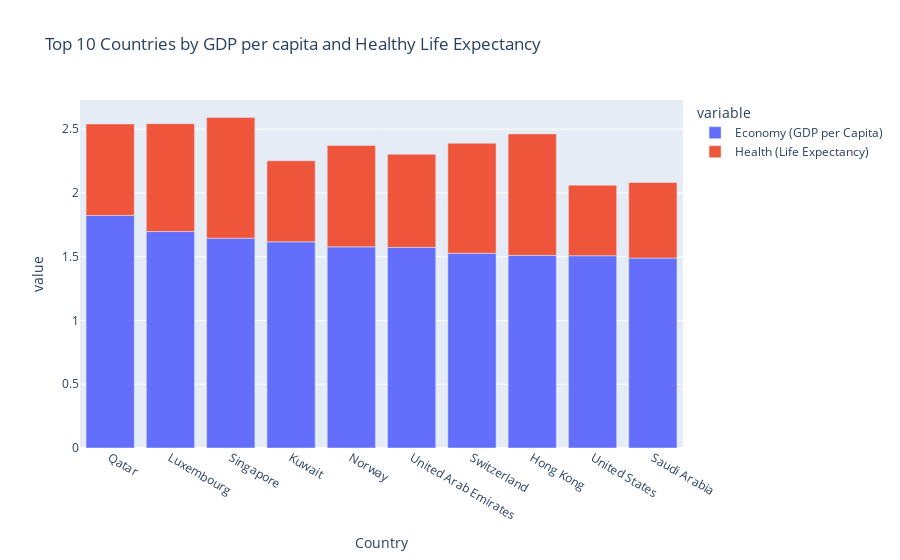

Write notebook code for a chart like this one.
### Code cell
import plotly.express as px

# Sort the dataframe by GDP per capita and Healthy Life Expectancy in descending order
df_sorted = df.sort_values(by=['Economy (GDP per Capita)', 'Health (Life Expectancy)'], ascending=False)

# Get the top 10 countries
top_10_countries = df_sorted.head(10)

#Identify the GDP per capita and Healthy Life Expectancy of the top 10 countries. 
# Create a bar chart using Plotly
fig1 = px.bar(top_10_countries, x='Country', y=['Economy (GDP per Capita)', 'Health (Life Expectancy)'], 
              title='Top 10 Countries by GDP per capita and Healthy Life Expectancy')

fig1.show()

### Figure 1 — Plotly figure (JSON) as saved in the notebook; plotly's stock layout.template omitted (floating-point values rounded to 4 significant figures)
{"data": [{"alignmentgroup": "True", "hovertemplate": "variable=Economy (GDP per Capita)<br>Country=%{x}<br>value=%{y}<extra></extra>", "legendgroup": "Economy (GDP per Capita)", "marker": {"color": "#636efa", "pattern": {"shape": ""}}, "name": "Economy (GDP per Capita)", "offsetgroup": "Economy (GDP per Capita)", "orientation": "v", "showlegend": true, "textposition": "auto", "type": "bar", "x": ["Qatar", "Luxembourg", "Singapore", "Kuwait", "Norway", "United Arab Emirates", "Switzerland", "Hong Kong", "United States", "Saudi Arabia"], "xaxis": "x", "y": [1.824, 1.698, 1.646, 1.617, 1.577, 1.574, 1.527, 1.511, 1.508, 1.49], "yaxis": "y"}, {"alignmentgroup": "True", "hovertemplate": "variable=Health (Life Expectancy)<br>Country=%{x}<br>value=%{y}<extra></extra>", "legendgroup": "Health (Life Expectancy)", "marker": {"color": "#EF553B", "pattern": {"shape": ""}}, "name": "Health (Life Expectancy)", "offsetgroup": "Health (Life Expectancy)", "orientation": "v", "showlegend": true, "textposition": "auto", "type": "bar", "x": ["Qatar", "Luxembourg", "Singapore", "Kuwait", "Norway", "United Arab Emirates", "Switzerland", "Hong Kong", "United States", "Saudi Arabia"], "xaxis": "x", "y": [0.7172, 0.8454, 0.9472, 0.6357, 0.7958, 0.7299, 0.863, 0.9528, 0.5533, 0.5927], "yaxis": "y"}], "layout": {"autosize": true, "barmode": "relative", "legend": {"title": {"text": "variable"}, "tracegroupgap": 0}, "title": {"text": "Top 10 Countries by GDP per capita and Healthy Life Expectancy"}, "xaxis": {"anchor": "y", "autorange": true, "domain": [0, 1], "range": [-0.5, 9.5], "title": {"text": "Country"}, "type": "category"}, "yaxis": {"anchor": "x", "autorange": true, "domain": [0, 1], "range": [0, 2.729], "title": {"text": "value"}, "type": "linear"}}}
